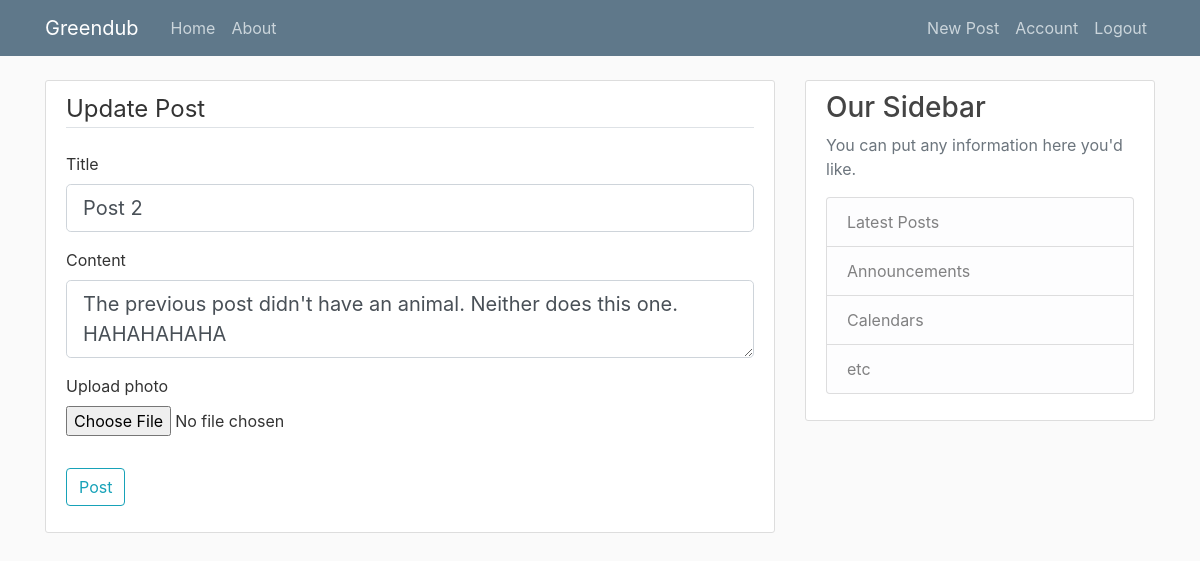
The app's page /post/2/update (signed in) with its own data.
### flask_fp/models.py (models this page shows, shortened)
class Post(db.Model):
	id = db.Column(db.Integer, primary_key=True)
	title = db.Column(db.String(100), nullable=False)
	date_posted = db.Column(db.DateTime, nullable=False, default=datetime.utcnow)
	content = db.Column(db.Text, nullable=False)
	image_post = db.Column(db.String(20), nullable=False)
	user_id = db.Column(db.Integer, db.ForeignKey('user.id'), nullable=False)

### flask_fp/posts/routes.py (the view)
@posts.route("/post/<int:post_id>/update", methods = ['GET', 'POST'])
@login_required
def update_post(post_id):
	post = Post.query.get_or_404(post_id)
	if post.author != current_user:
		abort(403)
	form = PostForm()
	if form.validate_on_submit():
		post.title = form.title.data
		post.content = form.content.data
		picture_file = save_picture_posted(form.picture.data)
		post.image_post = picture_file
		db.session.commit()
		flash('Updated successfully', 'success')
		return redirect(url_for('posts.post', post_id=post.id))
	elif request.method == 'GET':
		form.title.data = post.title
		form.content.data = post.content
	return render_template('create_post.html', title = 'Update Post', form = form, legend = 'Update Post')

### flask_fp/posts/forms.py
class PostForm(FlaskForm):
	title = StringField('Title', validators=[DataRequired()])
	content = TextAreaField('Content', validators=[DataRequired()])
	picture = FileField('Upload photo', validators = [FileAllowed(['jpg','png'])])
	submit = SubmitField('Post')

### flask_fp/models.py (called while the page is built)
@login_manager.user_loader
def load_user(user_id):
	return User.query.get(int(user_id))

### flask_fp/templates/create_post.html (shortened to what this page needs)
{% extends "layout.html" %}
{% block content %}
	<div class="content-section">
		<form method = "POST" action ="" enctype="multipart/form-data">
			<fieldset class = "form-group">
				<legend class="border-bottom mb-4">{{ legend }}</legend>
				<div class="form-group">
					{{ form.title.label(class="form-control-label") }}
					{% if form.title.errors %}
						{{ form.title(class='form-control form-control-lg is-invalid')}}
						<div class="invalid-feedback">
							{% for error in form.title.errors %}
								<span>{{ error }}</span>
							{% endfor %}
						</div>
					{% else %}
						{{ form.title(class="form-control form-control-lg") }}
					{% endif %}
				</div>
				<div class="form-group">
					{{ form.content.label(class="form-control-label") }}
					{% if form.content.errors %}
						{{ form.content(class='form-control form-control-lg is-invalid')}}
						<div class="invalid-feedback">
							{% for error in form.content.errors %}
								<span>{{ error }}</span>
							{% endfor %}
						</div>
					{% else %}
						{{ form.content(class="form-control form-control-lg") }}
					{% endif %}
				</div>
				<div class="form-group">
					{{ form.picture.label() }}
					{{ form.picture(class="form-control-file") }}
				</div>
			</fieldset>
			<div class="form-group">
				{{ form.submit(class = "btn btn-outline-info") }}
			</div>
		</form>
	</div>
{% endblock content %}

### flask_fp/static/main.css (style rules this page uses)
body { background: #fafafa; color: #333333; margin-top: 5rem; }
.content-section { background: #ffffff; padding: 10px 20px; border: 1px solid #dddddd; border-radius: 3px; margin-bottom: 20px; }

### records on screen
Post: title "Post 2", content "The previous post didn't have an animal. Neither does this one. HAHAHAHAHA"

### other values on screen
{{ legend }} "Update Post"
